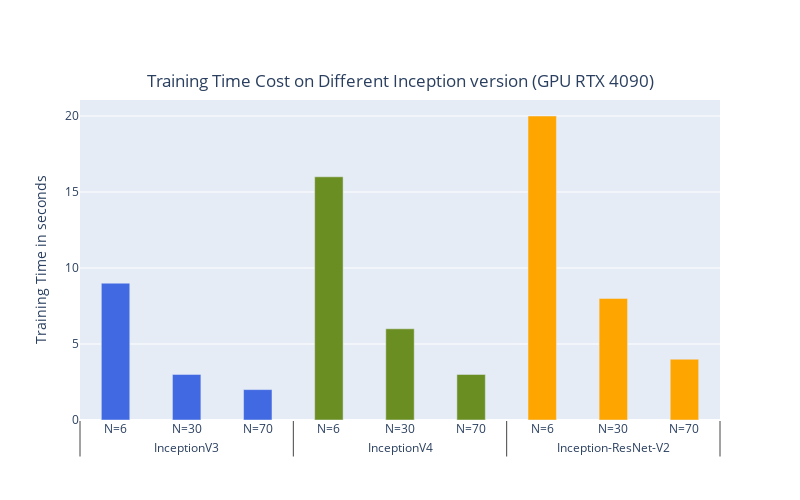

Source (notebook cell):
### Markdown cell above
<h3>Training Time for each epoch in InceptionV4 / InceptionV3 / Inception-ResNet-V2</h3>

selecte traing sample base on each person's faces N>= 6, N>= 30, N>= 70

for procedures and details, See 

src/V4Implement_N6/N30/N70.ipynb,

src/V4Implement_N6/N30/N70.ipynb,

src/Inception_ResNet_N6/N30/N70.ipynb

### Code cell
fig = go.Figure()
fig.add_bar(x=x,
            y=[9, 3, 2, 16, 6,
               3, 20, 8, 4],
             marker_color=['royalblue']*3+['olivedrab']*3+['orange']*3, width = barWidth) 
fig.update_layout(width=800, height=500, title={
        'text': "Training Time Cost on Different Inception version (GPU RTX 4090)",
        'x': 0.5, 'y': 0.85,
        'xanchor': 'center',  # Anchor the title at the center
        'yanchor': 'top'  # Align title at the top
    },
    yaxis_title="Training Time in seconds")     
    
fig.show()

### Figure 1 — Plotly figure (JSON) as saved in the notebook; plotly's stock layout.template omitted (floating-point values rounded to 4 significant figures)
{"data": [{"marker": {"color": ["royalblue", "royalblue", "royalblue", "olivedrab", "olivedrab", "olivedrab", "orange", "orange", "orange"]}, "type": "bar", "width": 0.4, "x": [["InceptionV3", "InceptionV3", "InceptionV3", "InceptionV4", "InceptionV4", "InceptionV4", "Inception-ResNet-V2", "Inception-ResNet-V2", "Inception-ResNet-V2"], ["N=6", "N=30", "N=70", "N=6", "N=30", "N=70", "N=6", "N=30", "N=70"]], "y": [9, 3, 2, 16, 6, 3, 20, 8, 4]}], "layout": {"height": 500, "title": {"text": "Training Time Cost on Different Inception version (GPU RTX 4090)", "x": 0.5, "xanchor": "center", "y": 0.85, "yanchor": "top"}, "width": 800, "yaxis": {"title": {"text": "Training Time in seconds"}}}}
